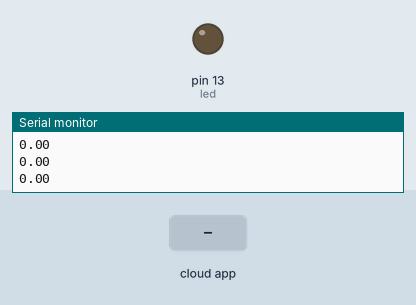
The sketch below on a simulated Arduino Uno, built with avr-gcc and run on an emulated ATmega328P. Parts: output pins drawn as LEDs (lit = HIGH), the last lines printed to the serial monitor. The test bench sets the inputs (shaded band). The ROS host is connected and sends only what is stated.

Above: at 1.3 s.
1.4 s: the phone or cloud app sets counter to -100
At 2.3 s:
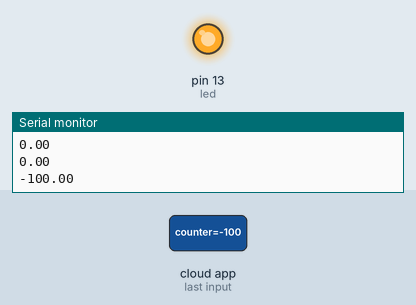
3.0 s: the phone or cloud app sets counter to 0
At 3.6 s:
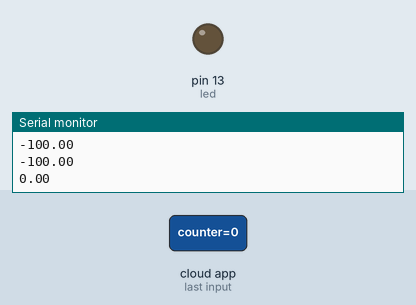
4.5 s: the phone or cloud app sets counter to 100
At 4.9 s:
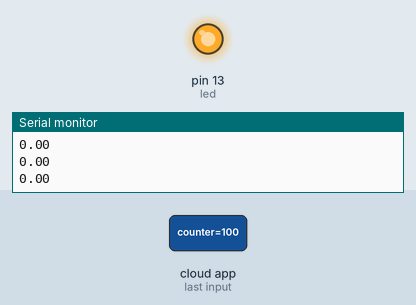
Timing chart, 0 to 7.5 s (numbered marks = the images above; inputs shaded):
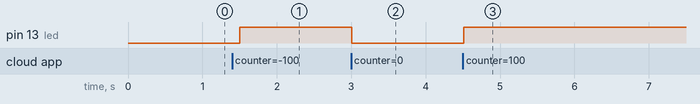

The sketch:

arduino_test1.ino
```cpp
/*
 * rosserial PubSub Example
 * Prints "hello world!" and toggles led
 */

#include <ros.h>
#include <std_msgs/String.h>
#include <std_msgs/Float32.h>
#include <std_msgs/Empty.h>

ros::NodeHandle  nh;

float u;
void messageCb( const std_msgs::Float32 &toggle_msg){
  digitalWrite(13, HIGH-digitalRead(13));   // blink the led
  u = toggle_msg.data;
}

ros::Subscriber<std_msgs::Float32> sub("counter", messageCb );


std_msgs::Float32 msg1;
ros::Publisher chatter("chatter", &msg1);


void setup()
{
  pinMode(13, OUTPUT);
  nh.getHardware()->setBaud(115200);
  Serial.begin(115200);
  nh.initNode();
  nh.advertise(chatter);
  nh.subscribe(sub);
}

void loop()
{
  msg1.data = u;
  chatter.publish( &msg1 );
  Serial.println(u);
  nh.spinOnce();
  delay(500);
}
```

Measured:
- after the input at 1.4 s, pin 13 (led): LOW → HIGH after 0.11 s
- after the input at 3.0 s, pin 13 (led): HIGH → LOW at once
- after the input at 4.5 s, pin 13 (led): LOW → HIGH at once
